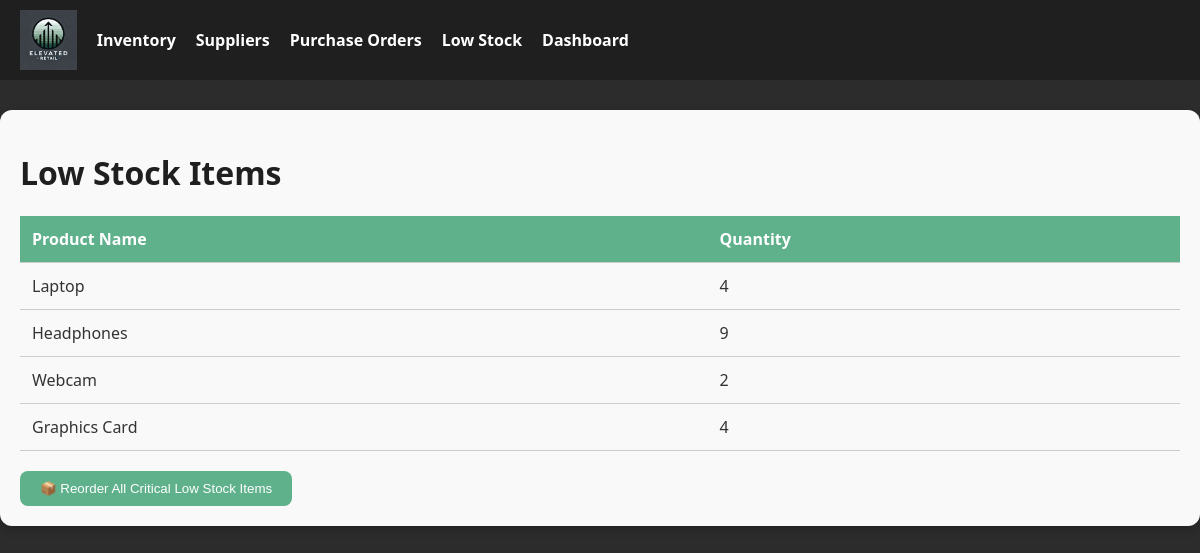
Before: /low_stock with the older database file.
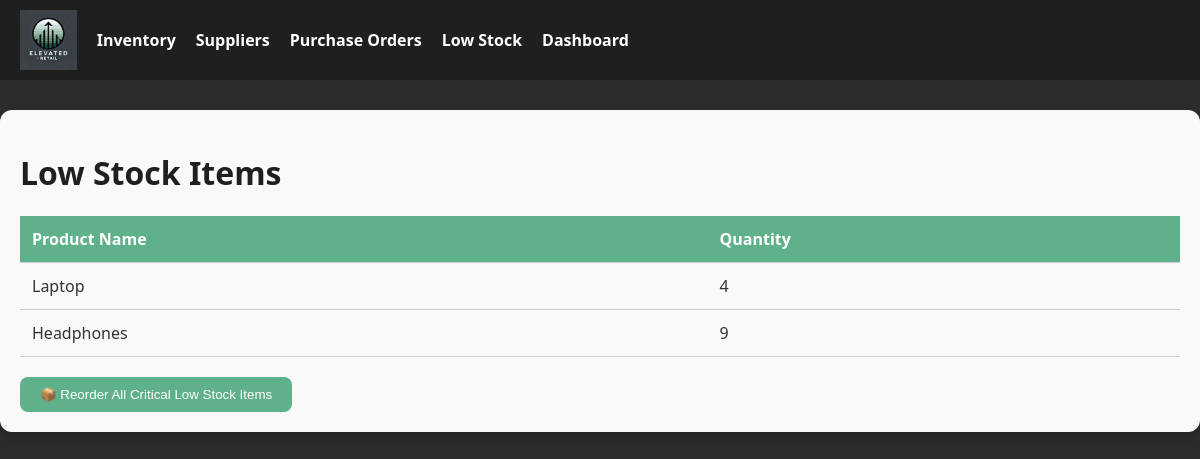
After: the same page with the newer database file.
### models.py (models this page shows)
class Inventory(db.Model):
    __tablename__ = 'Inventory'
    Inventory_ID = db.Column(db.Integer, primary_key=True)
    Product_ID = db.Column(db.Integer, db.ForeignKey('Product.Product_ID'))
    Quantity = db.Column(db.Integer, default=0)
    Unit_Price = db.Column(db.Float)
    Deleted_At = db.Column(db.DateTime)

class Product(db.Model):
    __tablename__ = 'Product'
    Product_ID = db.Column(db.Integer, primary_key=True)
    Product_Name = db.Column(db.String(100), nullable=False)
    Product_Description = db.Column(db.Text)
    Category_ID = db.Column(db.Integer, db.ForeignKey('Product_Category.Category_ID'))
    Supplier_ID = db.Column(db.Integer, db.ForeignKey('Supplier.Supplier_ID'))
    Image_URL = db.Column(db.String(255))
    Deleted_At = db.Column(db.DateTime)
    category = db.relationship('ProductCategory', backref='products')
    supplier = db.relationship('Supplier', backref='products')
    inventory = db.relationship('Inventory', backref='product', uselist=False)

### routes.py (the view)
@inventory_bp.route('/low_stock', methods=['GET'])
def low_stock():
    low_stock_items = Inventory.query.filter(Inventory.Quantity <= 10).all()
    return render_template('low_stock.html', low_stock_items=low_stock_items)

### templates/low_stock.html
{% extends 'base.html' %}
{% block content %}
<h1>Low Stock Items</h1>
{% if low_stock_items %}
<table>
    <thead>
        <tr>
            <th>Product Name</th>
            <th>Quantity</th>
        </tr>
    </thead>
    <tbody>
        {% for item in low_stock_items %}
        <tr>
            <td>{{ item.product.Product_Name }}</td>
            <td>{{ item.Quantity }}</td>
        </tr>
        {% endfor %}
    </tbody>
</table>
<form action="{{ url_for('inventory.reorder_low_stock') }}" method="post" style="margin-top: 20px;">
    <button type="submit" class="btn-primary">📦 Reorder All Critical Low Stock Items</button>
</form>
{% else %}
<p>No low stock items! 🎉</p>
{% endif %}
{% endblock %}

Changed rows visible on the page:
no longer on this page (row edited): Inventory: product.Product_Name "Webcam", Quantity "2"
no longer on this page (row edited): Inventory: product.Product_Name "Graphics Card", Quantity "4"
